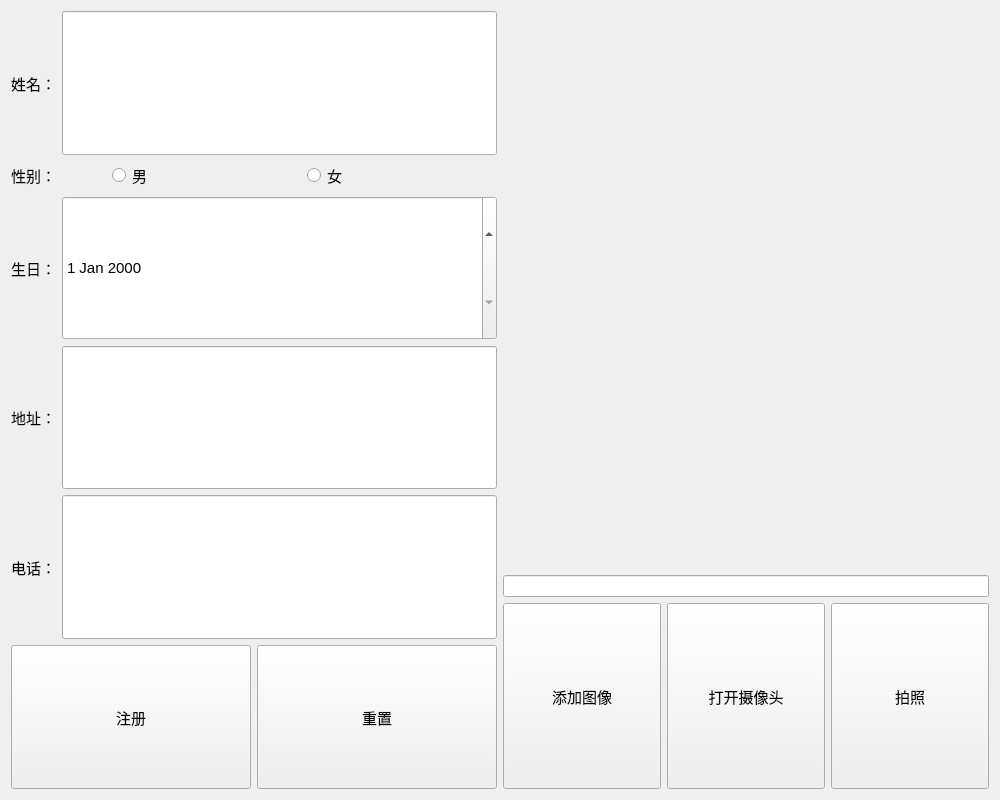
<?xml version="1.0" encoding="UTF-8"?>
<ui version="4.0">
 <class>RegisterWin</class>
 <widget class="QWidget" name="RegisterWin">
  <property name="geometry">
   <rect>
    <x>0</x>
    <y>0</y>
    <width>1000</width>
    <height>800</height>
   </rect>
  </property>
  <property name="minimumSize">
   <size>
    <width>0</width>
    <height>0</height>
   </size>
  </property>
  <property name="windowTitle">
   <string>Form</string>
  </property>
  <layout class="QGridLayout" name="gridLayout">
   <item row="0" column="0">
    <layout class="QHBoxLayout" name="horizontalLayout_8">
     <item>
      <layout class="QVBoxLayout" name="verticalLayout">
       <item>
        <layout class="QHBoxLayout" name="horizontalLayout">
         <item>
          <widget class="QLabel" name="label">
           <property name="font">
            <font>
             <pointsize>11</pointsize>
            </font>
           </property>
           <property name="text">
            <string>姓名：</string>
           </property>
          </widget>
         </item>
         <item>
          <widget class="QLineEdit" name="nameEdit">
           <property name="sizePolicy">
            <sizepolicy hsizetype="Expanding" vsizetype="Preferred">
             <horstretch>0</horstretch>
             <verstretch>0</verstretch>
            </sizepolicy>
           </property>
          </widget>
         </item>
        </layout>
       </item>
       <item>
        <layout class="QHBoxLayout" name="horizontalLayout_2" stretch="1,2,2">
         <item>
          <widget class="QLabel" name="label_2">
           <property name="font">
            <font>
             <pointsize>11</pointsize>
            </font>
           </property>
           <property name="text">
            <string>性别：</string>
           </property>
          </widget>
         </item>
         <item>
          <widget class="QRadioButton" name="mrb">
           <property name="sizePolicy">
            <sizepolicy hsizetype="Minimum" vsizetype="Fixed">
             <horstretch>0</horstretch>
             <verstretch>0</verstretch>
            </sizepolicy>
           </property>
           <property name="font">
            <font>
             <pointsize>11</pointsize>
            </font>
           </property>
           <property name="text">
            <string>男</string>
           </property>
          </widget>
         </item>
         <item>
          <widget class="QRadioButton" name="wrb">
           <property name="font">
            <font>
             <pointsize>11</pointsize>
            </font>
           </property>
           <property name="text">
            <string>女</string>
           </property>
          </widget>
         </item>
        </layout>
       </item>
       <item>
        <layout class="QHBoxLayout" name="horizontalLayout_5" stretch="1,10">
         <item>
          <widget class="QLabel" name="label_5">
           <property name="sizePolicy">
            <sizepolicy hsizetype="Preferred" vsizetype="Preferred">
             <horstretch>0</horstretch>
             <verstretch>0</verstretch>
            </sizepolicy>
           </property>
           <property name="font">
            <font>
             <pointsize>11</pointsize>
            </font>
           </property>
           <property name="text">
            <string>生日：</string>
           </property>
          </widget>
         </item>
         <item>
          <widget class="QDateEdit" name="birthdayEdit">
           <property name="sizePolicy">
            <sizepolicy hsizetype="Preferred" vsizetype="Preferred">
             <horstretch>0</horstretch>
             <verstretch>0</verstretch>
            </sizepolicy>
           </property>
           <property name="font">
            <font>
             <pointsize>11</pointsize>
            </font>
           </property>
          </widget>
         </item>
        </layout>
       </item>
       <item>
        <layout class="QHBoxLayout" name="horizontalLayout_3">
         <item>
          <widget class="QLabel" name="label_3">
           <property name="font">
            <font>
             <pointsize>11</pointsize>
            </font>
           </property>
           <property name="text">
            <string>地址：</string>
           </property>
          </widget>
         </item>
         <item>
          <widget class="QLineEdit" name="addressEdit">
           <property name="sizePolicy">
            <sizepolicy hsizetype="Expanding" vsizetype="Preferred">
             <horstretch>0</horstretch>
             <verstretch>0</verstretch>
            </sizepolicy>
           </property>
          </widget>
         </item>
        </layout>
       </item>
       <item>
        <layout class="QHBoxLayout" name="horizontalLayout_4">
         <item>
          <widget class="QLabel" name="label_4">
           <property name="font">
            <font>
             <pointsize>11</pointsize>
            </font>
           </property>
           <property name="text">
            <string>电话：</string>
           </property>
          </widget>
         </item>
         <item>
          <widget class="QLineEdit" name="phoneEdit">
           <property name="sizePolicy">
            <sizepolicy hsizetype="Expanding" vsizetype="Preferred">
             <horstretch>0</horstretch>
             <verstretch>0</verstretch>
            </sizepolicy>
           </property>
          </widget>
         </item>
        </layout>
       </item>
       <item>
        <layout class="QHBoxLayout" name="horizontalLayout_6">
         <item>
          <widget class="QPushButton" name="registerBtn">
           <property name="sizePolicy">
            <sizepolicy hsizetype="Minimum" vsizetype="Preferred">
             <horstretch>0</horstretch>
             <verstretch>0</verstretch>
            </sizepolicy>
           </property>
           <property name="font">
            <font>
             <pointsize>11</pointsize>
            </font>
           </property>
           <property name="text">
            <string>注册</string>
           </property>
          </widget>
         </item>
         <item>
          <widget class="QPushButton" name="resetBtn">
           <property name="sizePolicy">
            <sizepolicy hsizetype="Minimum" vsizetype="Preferred">
             <horstretch>0</horstretch>
             <verstretch>0</verstretch>
            </sizepolicy>
           </property>
           <property name="font">
            <font>
             <pointsize>11</pointsize>
            </font>
           </property>
           <property name="text">
            <string>重置</string>
           </property>
          </widget>
         </item>
        </layout>
       </item>
      </layout>
     </item>
     <item>
      <layout class="QVBoxLayout" name="verticalLayout_2" stretch="3,1,1">
       <item>
        <widget class="QLabel" name="headpicLb">
         <property name="styleSheet">
          <string notr="true"/>
         </property>
         <property name="text">
          <string/>
         </property>
        </widget>
       </item>
       <item>
        <widget class="QLineEdit" name="picfileEdit"/>
       </item>
       <item>
        <layout class="QHBoxLayout" name="horizontalLayout_7">
         <item>
          <widget class="QPushButton" name="addpicBtn">
           <property name="sizePolicy">
            <sizepolicy hsizetype="Minimum" vsizetype="Preferred">
             <horstretch>0</horstretch>
             <verstretch>0</verstretch>
            </sizepolicy>
           </property>
           <property name="font">
            <font>
             <pointsize>11</pointsize>
            </font>
           </property>
           <property name="text">
            <string>添加图像</string>
           </property>
          </widget>
         </item>
         <item>
          <widget class="QPushButton" name="videoswitchBtn">
           <property name="sizePolicy">
            <sizepolicy hsizetype="Minimum" vsizetype="Preferred">
             <horstretch>0</horstretch>
             <verstretch>0</verstretch>
            </sizepolicy>
           </property>
           <property name="font">
            <font>
             <pointsize>11</pointsize>
            </font>
           </property>
           <property name="text">
            <string>打开摄像头</string>
           </property>
          </widget>
         </item>
         <item>
          <widget class="QPushButton" name="cameraBtn">
           <property name="sizePolicy">
            <sizepolicy hsizetype="Minimum" vsizetype="Preferred">
             <horstretch>0</horstretch>
             <verstretch>0</verstretch>
            </sizepolicy>
           </property>
           <property name="font">
            <font>
             <pointsize>11</pointsize>
            </font>
           </property>
           <property name="text">
            <string>拍照</string>
           </property>
          </widget>
         </item>
        </layout>
       </item>
      </layout>
     </item>
    </layout>
   </item>
  </layout>
 </widget>
 <resources/>
 <connections/>
</ui>
